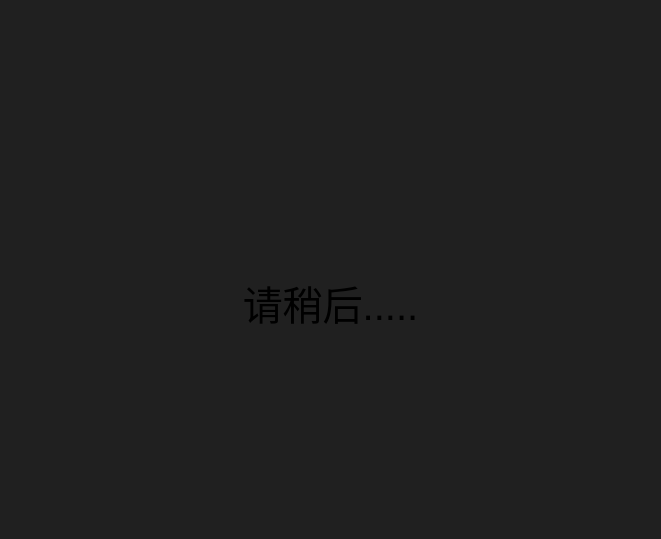
<?xml version="1.0" encoding="UTF-8"?>
<ui version="4.0">
 <class>WaitingWidget</class>
 <widget class="QWidget" name="WaitingWidget">
  <property name="geometry">
   <rect>
    <x>0</x>
    <y>0</y>
    <width>661</width>
    <height>539</height>
   </rect>
  </property>
  <property name="windowTitle">
   <string>等待</string>
  </property>
  <property name="styleSheet">
   <string notr="true">QWidget{background:rgba(0, 0, 0, 50%)}
QLabel{background:transparent;font-size:40px;}</string>
  </property>
  <layout class="QGridLayout" name="gridLayout">
   <property name="leftMargin">
    <number>0</number>
   </property>
   <property name="topMargin">
    <number>0</number>
   </property>
   <property name="rightMargin">
    <number>0</number>
   </property>
   <property name="bottomMargin">
    <number>0</number>
   </property>
   <property name="spacing">
    <number>0</number>
   </property>
   <item row="1" column="0">
    <widget class="QWidget" name="widget" native="true">
     <property name="minimumSize">
      <size>
       <width>100</width>
       <height>100</height>
      </size>
     </property>
     <layout class="QGridLayout" name="gridLayout_2">
      <item row="0" column="0">
       <widget class="QLabel" name="labelGif">
        <property name="text">
         <string/>
        </property>
        <property name="pixmap">
         <pixmap resource="uavmanage.qrc">:/res/images/waiting.gif</pixmap>
        </property>
        <property name="scaledContents">
         <bool>false</bool>
        </property>
        <property name="alignment">
         <set>Qt::AlignCenter</set>
        </property>
       </widget>
      </item>
      <item row="1" column="0">
       <widget class="QLabel" name="labelMessage">
        <property name="sizePolicy">
         <sizepolicy hsizetype="Preferred" vsizetype="Preferred">
          <horstretch>0</horstretch>
          <verstretch>0</verstretch>
         </sizepolicy>
        </property>
        <property name="text">
         <string>请稍后.....</string>
        </property>
        <property name="alignment">
         <set>Qt::AlignHCenter|Qt::AlignTop</set>
        </property>
       </widget>
      </item>
     </layout>
    </widget>
   </item>
  </layout>
 </widget>
 <resources>
  <include location="uavmanage.qrc"/>
  <include location="uavmanage.qrc"/>
 </resources>
 <connections/>
</ui>
